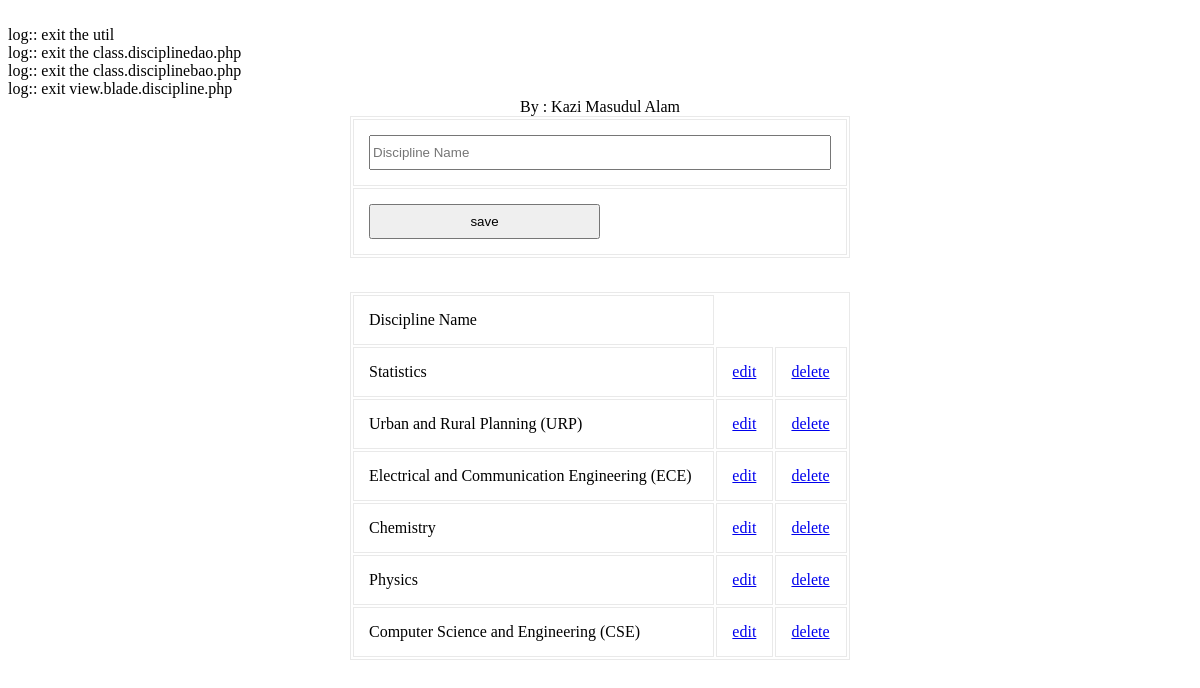
The page /modules/dash/view.discipline.php on the database its author committed.
### tables this page shows
CREATE TABLE `tbl_discipline` (
  `ID` varchar(40) NOT NULL,
  `Name` varchar(50) NOT NULL,
  `SchoolID` varchar(40) NOT NULL
);

### common/class.common.php (called while the page is built, shortened)
<?php
class Result{
    private $_IsSuccess=0;
    private $_ResultObject;
    public function setIsSuccess($IsSuccess){
        $this->_IsSuccess = $IsSuccess;
    }
    public function getIsSuccess(){
        return $this->_IsSuccess;
    }
    public function setResultObject($ResultObject){
        $this->_ResultObject = $ResultObject;
    }
    public function getResultObject(){
        return $this->_ResultObject;
    }
}
class Discipline{
private $_ID;
    private $_Name;
    public function setID ( $ID ) {
        $this->_ID = $ID;
    }
    public function getID () {
        return $this->_ID;
    }
    public function setName( $Name ) {
        $this->_Name = $Name;
    }
    public function getName() {
        return $this->_Name;
    }
}
?>

### modules/dash/view.discipline.php (the view, shortened to what this page needs)
<?php
include_once 'blade/view.discipline.blade.php';
include_once '/../../common/class.common.php';
?>
<!DOCTYPE html PUBLIC "-//W3C//DTD XHTML 1.0 Transitional//EN" "http://www.w3.org/TR/xhtml1/DTD/xhtml1-transitional.dtd">
<html xmlns="http://www.w3.org/1999/xhtml">
	<head>
		<link rel="stylesheet" href="style.css" type="text/css" />
	</head>
<body>
<center>
	<div id="header">
		<label>By : Kazi Masudul Alam</a></label>
	</div>
	<div id="form">
		<form method="post">
			<table width="100%" border="1" cellpadding="15">
				<tr>
					<td><input type="text" name="txtName" placeholder="Discipline Name" value="<?php
					if(isset($_GET['edit'])) echo $getROW->getName();  ?>" /></td>
				</tr>
				<tr>
					<td>
						<?php
						if(isset($_GET['edit']))
						{
							?>
							<button type="submit" name="update">update</button>
							<?php
						}
						else
						{
							?>
							<button type="submit" name="save">save</button>
							<?php
						}
						?>
					</td>
				</tr>
			</table>
		</form>
<br />
	<table width="100%" border="1" cellpadding="15" align="center">
	<?php
	$Result = $_DisciplineBAO->getAllDisciplines();
	if($Result->getIsSuccess()){
		$DisciplineList = $Result->getResultObject();
	?>
		<tr>
			<td>Discipline Name</td>
		</tr>
		<?php
		for($i = 0; $i < sizeof($DisciplineList); $i++) {
			$Discipline = $DisciplineList[$i];
			?>
		    <tr>
			    <td><?php echo $Discipline->getName(); ?></td>
			    <td><a href="?edit=<?php echo $Discipline->getID(); ?>" onclick="return confirm('sure to edit !'); " >edit</a></td>
			    <td><a href="?del=<?php echo $Discipline->getID(); ?>" onclick="return confirm('sure to delete !'); " >delete</a></td>
		    </tr>
	    <?php
		}
	}
	else{
		echo $Result->getResultObject();
	}
	?>
	</table>
	</div>
</center>
</body>
</html>

### modules/dash/style.css (style rules this page uses)
#form { width:500px; margin:0px auto; text-align:center; }
#form form input { width:100%; height:35px; }
form button { width:50%; height:35px; }
table,td { border:solid #e9e9e9 1px; }

### rows shown on the page
tbl_discipline: Name "Statistics"
tbl_discipline: Name "Urban and Rural Planning (URP)"
tbl_discipline: Name "Electrical and Communication Engineering (ECE)"
tbl_discipline: Name "Chemistry"
tbl_discipline: Name "Physics"
tbl_discipline: Name "Computer Science and Engineering (CSE)"
